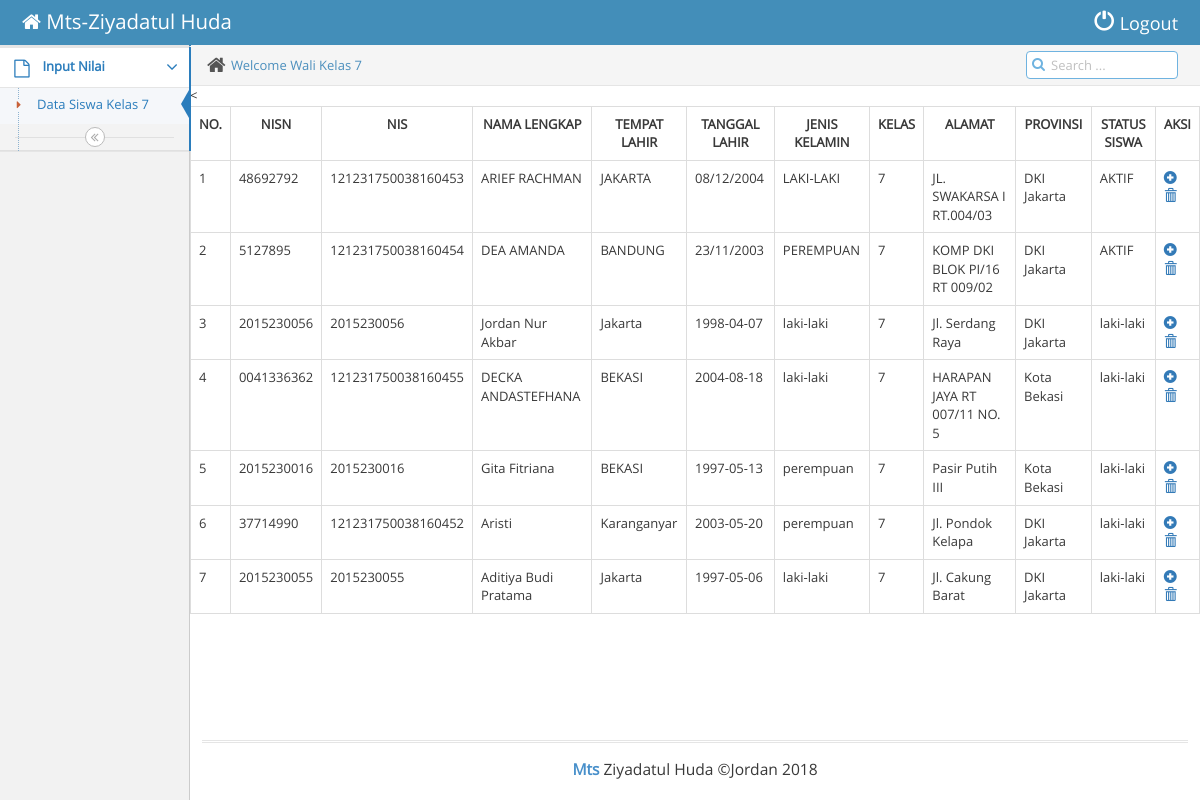
The page /walikelas/halaman_wali_kelas_7.php?page=siswa_kelas7 on the database its author committed.
### tables this page shows
CREATE TABLE `siswa` (
  `id` int(5) NOT NULL,
  `nisn` varchar(10) NOT NULL,
  `nis` varchar(20) NOT NULL,
  `nama_siswa` varchar(50) NOT NULL,
  `tempat_lahir` varchar(50) NOT NULL,
  `tanggal_lahir` varchar(50) NOT NULL,
  `jenis_kelamin` varchar(20) NOT NULL,
  `kelas` int(2) NOT NULL,
  `alamat` text NOT NULL,
  `provinsi` varchar(50) NOT NULL,
  `status_siswa` varchar(10) NOT NULL
);

### admin/siswa_7.php (the view)
<?php
 include "../action/koneksi.php";
 ?>
 <<div class="table-responsive">
 		<table class="table table-bordered" id="" width="100%" cellspacing="0">
 	<tr>
					<th><center>NO.</th>
					<th><center>NISN</th>
					<th><center>NIS</th>
					<th><center>NAMA LENGKAP</th>
					<th><center>TEMPAT LAHIR</th>
					<th><center>TANGGAL LAHIR</th>
					<th><center>JENIS KELAMIN </th>
					<th><center>KELAS</th>
					<th><center>ALAMAT</th>
					<th><center>PROVINSI</th>
					<th><center>STATUS SISWA</th>
					<th><center>AKSI</th>
	</tr>
	<?php $urut = (isset($_GET['urut']) ? strtolower($_GET['urut']) : NULL);  ?>
				<?php
				if($urut){
					$sql = mysqli_query($koneksi, "SELECT * FROM siswa WHERE kelas=7");
				}else{
					$sql = mysqli_query($koneksi, "SELECT * FROM siswa WHERE kelas =7");
				}
				if(mysqli_num_rows($sql) == 0){
					echo '<tr><td colspan="8">Tidak ada data.</td></tr>';
				}else{
					$no = 1;
					while($row = mysqli_fetch_assoc($sql)){
						echo '
						<tr>
							<td>'.$no.'</td>
							<td>'.$row['nisn'].'</td>
							<td>'.$row['nis'].'</td>
							<td>'.$row['nama_siswa'].'</td>
							<td>'.$row['tempat_lahir'].'</td>
							<td>'.$row['tanggal_lahir'].'</td>
							<td>'.$row['jenis_kelamin'].'</td>
							<td>'.$row['kelas'].'</td>
							<td>'.$row['alamat'].'</td>
							<td>'.$row['provinsi'].'</td>
							<td>'.$row['status_siswa'].'</td>';
						echo '
							</td>
							<td>
								<a href="../walikelas/input_nilai.php?id='.$row['id'].'" title="Input Nilai"><span class="glyphicon glyphicon-plus-sign"></span></a>
								<a href="../action/hapus_siswa.php?aksi=delete&id='.$row['id'].'" title="Hapus Data" onclick="return confirm(\'Yakin?\')"><span class="glyphicon glyphicon-trash" aria-hidden="true"></span></a>
							</td>
						</tr>
						';
						$no++;
					}
				}
				?>
		</table>
</div>

### rows shown on the page
siswa: nisn "48692792", nis "121231750038160453", nama_siswa "ARIEF RACHMAN", tempat_lahir "JAKARTA", tanggal_lahir "08/12/2004", jenis_kelamin "LAKI-LAKI", kelas "7", alamat "JL. SWAKARSA I RT.004/03", provinsi "DKI Jakarta", status_siswa "AKTIF"
siswa: nisn "5127895", nis "121231750038160454", nama_siswa "DEA AMANDA", tempat_lahir "BANDUNG", tanggal_lahir "23/11/2003", jenis_kelamin "PEREMPUAN", kelas "7", alamat "KOMP DKI BLOK PI/16 RT 009/02", provinsi "DKI Jakarta", status_siswa "AKTIF"
siswa: nisn "2015230056", nis "2015230056", nama_siswa "Jordan Nur Akbar", tempat_lahir "Jakarta", tanggal_lahir "1998-04-07", jenis_kelamin "laki-laki", kelas "7", alamat "Jl. Serdang Raya", provinsi "DKI Jakarta", status_siswa "laki-laki"
siswa: nisn "0041336362", nis "121231750038160455", nama_siswa "DECKA ANDASTEFHANA", tempat_lahir "BEKASI", tanggal_lahir "2004-08-18", jenis_kelamin "laki-laki", kelas "7", alamat "HARAPAN JAYA RT 007/11 NO. 5", provinsi "Kota Bekasi", status_siswa "laki-laki"
siswa: nisn "2015230016", nis "2015230016", nama_siswa "Gita Fitriana", tempat_lahir "BEKASI", tanggal_lahir "1997-05-13", jenis_kelamin "perempuan", kelas "7", alamat "Pasir Putih III", provinsi "Kota Bekasi", status_siswa "laki-laki"
siswa: nisn "37714990", nis "121231750038160452", nama_siswa "Aristi", tempat_lahir "Karanganyar", tanggal_lahir "2003-05-20", jenis_kelamin "perempuan", kelas "7", alamat "Jl. Pondok Kelapa", provinsi "DKI Jakarta", status_siswa "laki-laki"
siswa: nisn "2015230055", nis "2015230055", nama_siswa "Aditiya Budi Pratama", tempat_lahir "Jakarta", tanggal_lahir "1997-05-06", jenis_kelamin "laki-laki", kelas "7", alamat "Jl. Cakung Barat", provinsi "DKI Jakarta", status_siswa "laki-laki"
